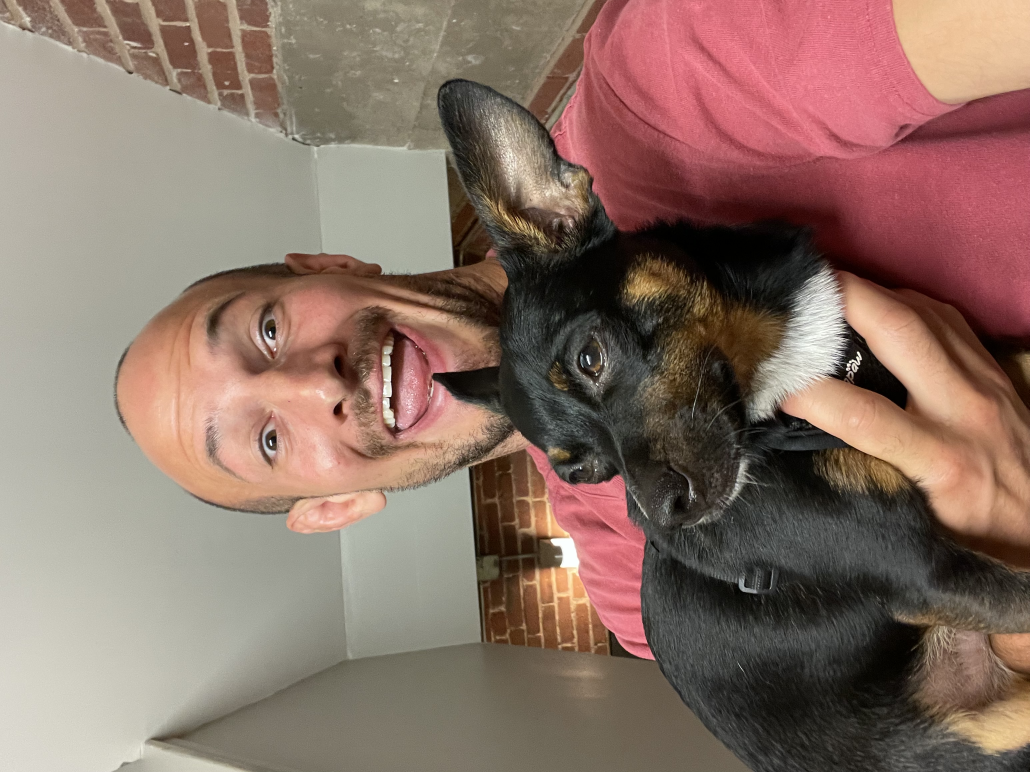
#> input picture photos/AJ_Simon.jpg, 3088 x 2316 px (shown at 1/3 size); its folder holds 4 pictures in this run
$ python make_collage.py   (older library calls are emulated)
#> lines starting #> are read from the running program, lines starting #| are printed output that depends on the picture
from PIL import Image, ImageDraw, ImageOps, ImageFont
import glob
import os
import random
import numpy as np

def concat_images(image_paths, size, shape=None):
    # Open images and resize them
#> called with size = (300, 300), shape = (1, 2)
    width, height = size
    images = map(Image.open, image_paths)
    images = [ImageOps.fit(image, size, Image.ANTIALIAS)
              for image in images]
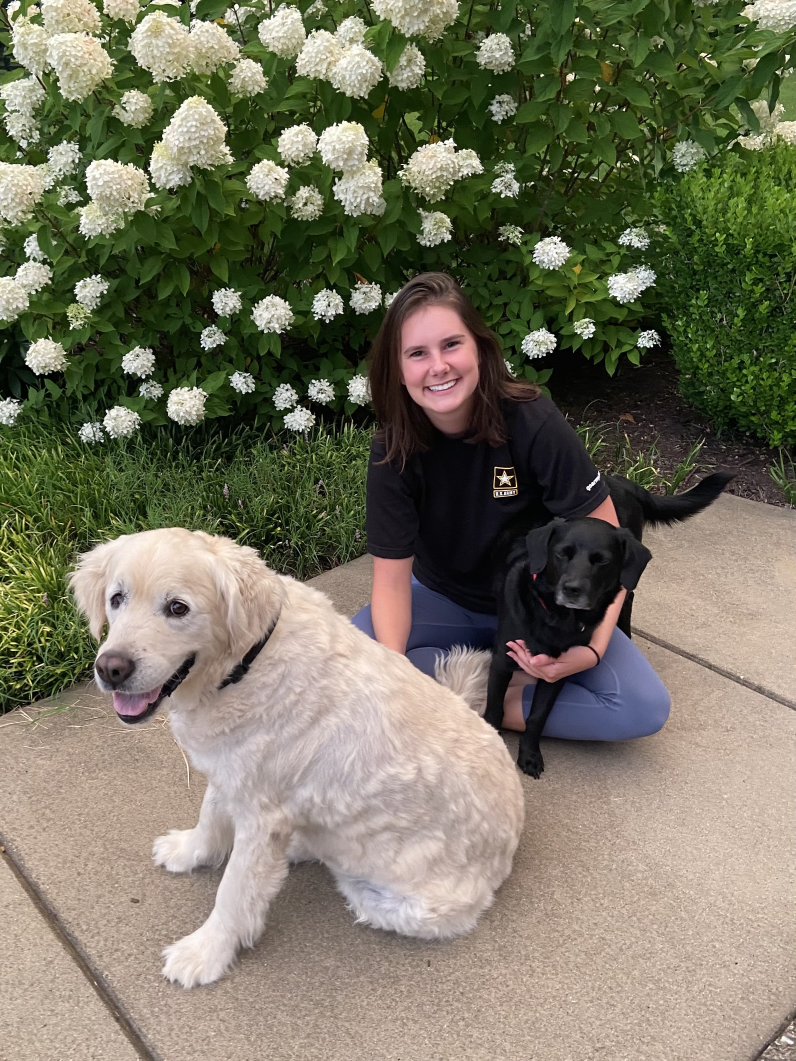
#> input picture photos/Ashley_Owens.jpg, 2386 x 3182 px (shown at 1/3 size)
#> images = 2 items

    # Create canvas for the final image with total size
    shape = shape if shape else (1, len(images))
#> shape = (1, 2)
    image_size = (width * shape[1], height * shape[0])
#> image_size = (600, 300)
    image = Image.new('RGB', image_size)
#> image: PIL image 600x300 RGB; every value is 0
    myFont = ImageFont.truetype('../code/SourceCodePro-BoldItalic.ttf', 30)

    # Paste images into final image
    for row in range(shape[0]):
        for col in range(shape[1]):
            offset = width * col, height * row
            idx = row * shape[1] + col
            if idx < len(image_paths):
                draw = ImageDraw.Draw(images[idx])
                name = image_paths[idx].split("/")[-1][:-5]
                draw.text((0, 0),name,fill=(255,0,0,255) , font=myFont)
                image.paste(images[idx], offset)
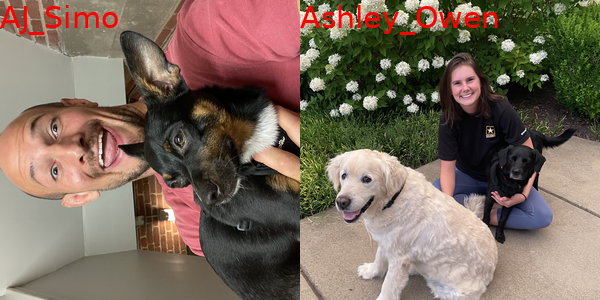
#> image: PIL image 600x300 RGB; mean R, G, B 122.8, 106.3, 92.7

    return image

# Get list of image paths
folder = '../photos'
ext = [".jpeg", ".jpg"]
image_paths = [os.path.join(folder, f)
               for f in os.listdir(folder) if f.endswith(tuple(ext))]

collage_size = np.sqrt(len(image_paths))

# Create and save image grid
image = concat_images(image_paths, (300, 300), (int(np.round(collage_size)),int(np.ceil(collage_size))))
image.save('../collage.jpg', 'JPEG')
